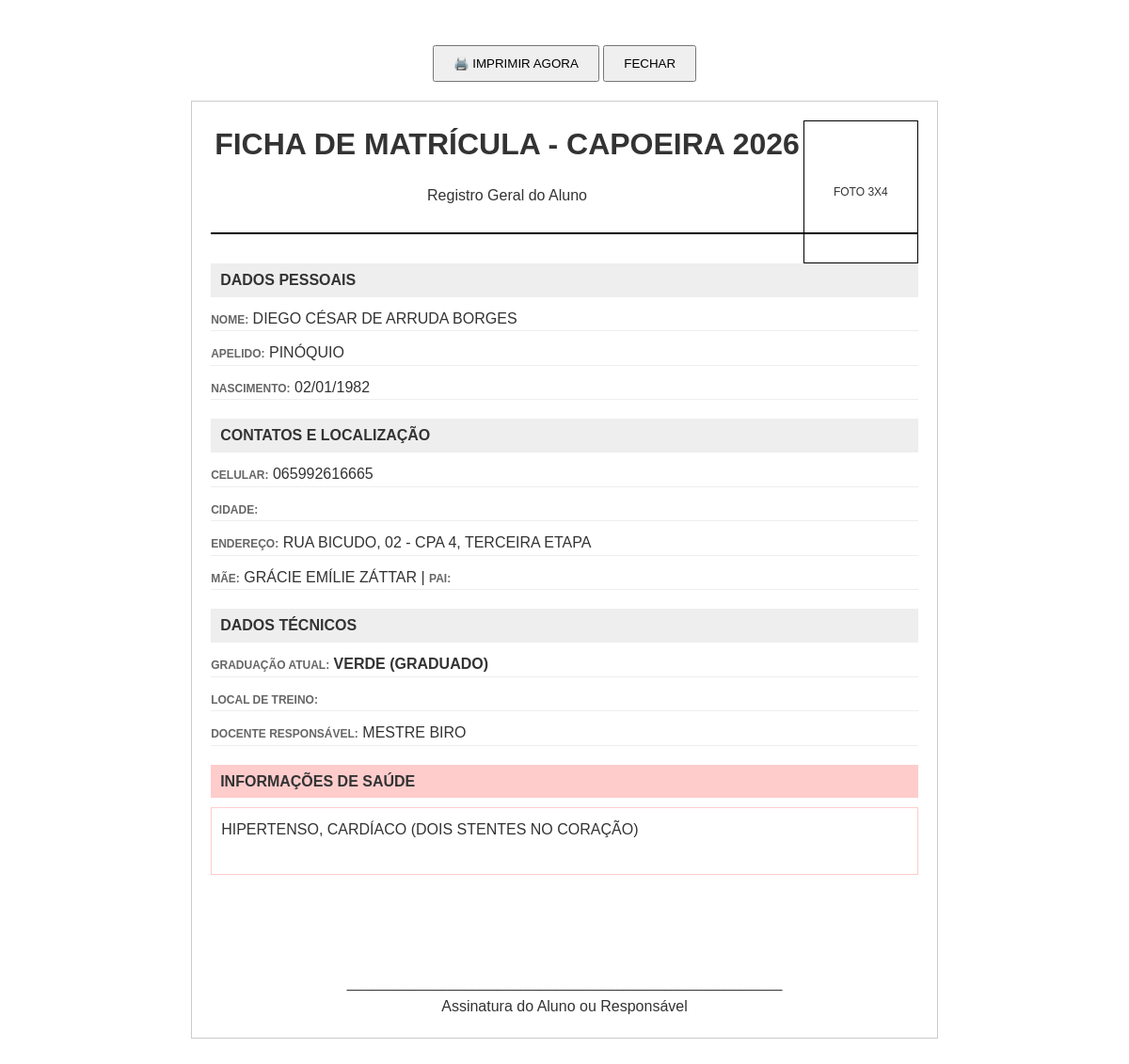
Page /imprimir.php?id=1 (signed in) on the committed database.
### tables this page shows
CREATE TABLE `alunos` (
  `id` int(11) NOT NULL,
  `foto` varchar(255) DEFAULT 'padrao.png',
  `nome` varchar(255) NOT NULL,
  `apelido` varchar(100) DEFAULT NULL,
  `nascimento` date DEFAULT NULL,
  `celular` varchar(25) DEFAULT NULL,
  `email` varchar(150) DEFAULT NULL,
  `senha` varchar(255) DEFAULT NULL,
  `status` varchar(20) DEFAULT 'pendente',
  `mae` varchar(255) DEFAULT NULL,
  `pai` varchar(255) DEFAULT NULL,
  `endereco` text DEFAULT NULL,
  `cidade` varchar(100) DEFAULT NULL,
  `graduacao` varchar(100) DEFAULT NULL,
  `docente` varchar(100) DEFAULT NULL,
  `local_treino` varchar(150) DEFAULT NULL,
  `saude` text DEFAULT NULL,
  `data_cadastro` timestamp NOT NULL DEFAULT current_timestamp(),
  `usuario_id` int(11) NOT NULL
);

### includes/funcoes_alunos.php (called while the page is built, shortened)
<?php
require_once __DIR__ . '/../config/db.php';
function buscarAlunoPorId($id) {
    global $pdo;
    $stmt = $pdo->prepare("SELECT * FROM alunos WHERE id = ?");
    $stmt->execute([$id]);
    return $stmt->fetch(PDO::FETCH_ASSOC);
}

### imprimir.php (the view, shortened to what this page needs)
<?php
require_once 'includes/funcoes_alunos.php';
$aluno = buscarAlunoPorId($_GET['id']);
?>
<!DOCTYPE html>
<html lang="pt-br">
<head>
</head>
<body>
<div class="no-print" style="text-align: center; margin-bottom: 20px;">
    <button onclick="window.print()" style="padding: 10px 20px; cursor:pointer;">🖨️ IMPRIMIR AGORA</button>
    <button onclick="window.close()" style="padding: 10px 20px; cursor:pointer;">FECHAR</button>
</div>
<div class="folha-a4">
    <div class="foto-box">FOTO 3X4</div>
    <div class="cabecalho">
        <h1 style="margin:0;">FICHA DE MATRÍCULA - CAPOEIRA 2026</h1>
        <p>Registro Geral do Aluno</p>
    </div>
    <div class="secao">DADOS PESSOAIS</div>
    <div class="campo"><span class="label">Nome:</span> <?= strtoupper($aluno['nome']) ?></div>
    <div class="campo"><span class="label">Apelido:</span> <?= $aluno['apelido'] ?></div>
    <div class="campo"><span class="label">Nascimento:</span> <?= date('d/m/Y', strtotime($aluno['nascimento'])) ?></div>
    <div class="secao">CONTATOS E LOCALIZAÇÃO</div>
    <div class="campo"><span class="label">Celular:</span> <?= $aluno['celular'] ?></div>
    <div class="campo"><span class="label">Cidade:</span> <?= $aluno['cidade'] ?></div>
    <div class="campo"><span class="label">Endereço:</span> <?= $aluno['endereco'] ?></div>
    <div class="campo"><span class="label">Mãe:</span> <?= $aluno['mae'] ?> | <span class="label">Pai:</span> <?= $aluno['pai'] ?></div>
    <div class="secao">DADOS TÉCNICOS</div>
    <div class="campo"><span class="label">Graduação Atual:</span> <strong><?= $aluno['graduacao'] ?></strong></div>
    <div class="campo"><span class="label">Local de Treino:</span> <?= $aluno['local_treino'] ?></div>
    <div class="campo"><span class="label">Docente Responsável:</span> <?= $aluno['docente'] ?></div>
    <div class="secao" style="background: #ffcccc;">INFORMAÇÕES DE SAÚDE</div>
    <div style="border: 1px solid #ffcccc; padding: 10px; min-height: 50px;">
        <?= $aluno['saude'] ? nl2br($aluno['saude']) : "Nenhum alerta médico registrado." ?>
    </div>
    <div style="margin-top: 50px; text-align: center;">
        <br><br>
        ____________________________________________________<br>
        Assinatura do Aluno ou Responsável
    </div>
</div>
</body>
</html>

### imprimir.php (style rules this page uses)
body { font-family: Arial, sans-serif; padding: 40px; color: #333; line-height: 1.6; }
.folha-a4 { width: 210mm; margin: auto; border: 1px solid #ccc; padding: 20px; box-sizing: border-box; }
.cabecalho { text-align: center; border-bottom: 2px solid #000; padding-bottom: 10px; margin-bottom: 20px; }
.foto-box { width: 120px; height: 150px; border: 1px solid #000; float: right; text-align: center; line-height: 150px; font-size: 12px; }
.secao { background: #eee; padding: 5px 10px; font-weight: bold; margin: 20px 0 10px 0; clear: both; }
.campo { margin-bottom: 10px; border-bottom: 1px solid #eee; }
.label { font-weight: bold; font-size: 12px; color: #666; text-transform: uppercase; }

### rows in the picture
alunos: nome "DIEGO CÉSAR DE ARRUDA BORGES", apelido "PINÓQUIO", nascimento "02/01/1982", celular "065992616665", endereco "RUA BICUDO, 02 - CPA 4, TERCEIRA ETAPA", mae "GRÁCIE EMÍLIE ZÁTTAR", graduacao "VERDE (GRADUADO)", docente "MESTRE BIRO", saude "HIPERTENSO, CARDÍACO (DOIS STENTES NO CORAÇÃO)"
